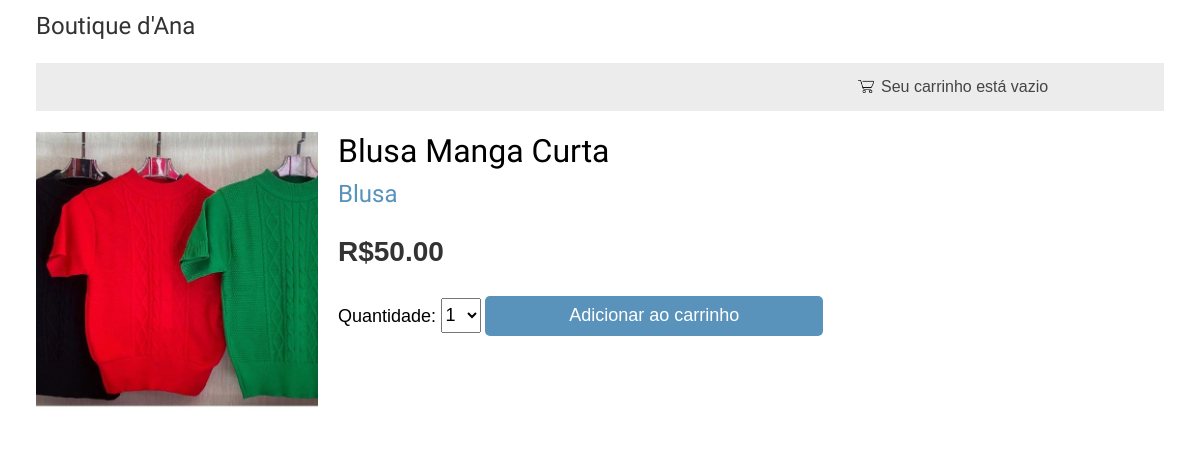
The page /17/blusa-manga-curta/ on the database its author committed.
### shop/models.py (models this page shows, shortened)
class Product(models.Model):
    category = models.ForeignKey(Category,
                                 related_name='products',
                                 on_delete=models.CASCADE)
    name = models.CharField(max_length=200)
    slug = models.SlugField(max_length=200)
    image = models.ImageField(upload_to='products/%Y/%m/%d',
                              blank=True)
    description = models.TextField(blank=True)
    price = models.DecimalField(max_digits=10,
                                decimal_places=2)
    available = models.BooleanField(default=True)
    created = models.DateTimeField(auto_now_add=True)
    updated = models.DateTimeField(auto_now=True)
    stock = models.IntegerField()
    class Meta:
        ordering = ['name']
        indexes = [
            models.Index(fields=['id', 'slug']),
            models.Index(fields=['name']),
            models.Index(fields=['-created']),
        ]

class Category(models.Model):
    name = models.CharField(max_length=200)
    slug = models.SlugField(max_length=200,
                            unique=True)
    class Meta:
        ordering = ['name']
        indexes = [
            models.Index(fields=['name']),
        ]
        verbose_name = 'category'
        verbose_name_plural = 'categories'
    def __str__(self):
        return self.name
    def get_absolute_url(self):
        return reverse('shop:product_list_by_category',
                       args=[self.slug])

### shop/views.py (the view)
# urls.py: path('<int:id>/<slug:slug>/', views.product_detail,
def product_detail(request, id, slug):
    product = get_object_or_404(Product,
                                id=id,
                                slug=slug,
                                available=True)
    cart_product_form = CartAddProductForm(max_quantity=product.stock)
    return render(request,
                  'shop/product/detail.html',
                  {'product': product,
                   'cart_product_form': cart_product_form})

### cart/forms.py
class CartAddProductForm(forms.Form):
    def __init__(self, *args, **kwargs):
        max_quantity = kwargs.pop('max_quantity', 9)  # default to 9 if max_quantity is not provided
        super().__init__(*args, **kwargs)
        self.fields['quantity'] = forms.TypedChoiceField(
            label='Quantidade',
            choices=[(i, str(i)) for i in range(1, max_quantity + 1)],
            coerce=int
        )
    override = forms.BooleanField(required=False,
                                  initial=False,
                                  widget=forms.HiddenInput)

### cart/cart.py (called while the page is built)
    def __len__(self):
        return sum(item['quantity'] for item in self.cart.values())

### cart/context_processors.py (called while the page is built)
def cart(request):
    return {'cart': Cart(request)}

### shop/templates/shop/product/detail.html (shortened to what this page needs)
{% extends "shop/base.html" %}
{% load static %}
{% block content %}
  <div class="product-detail">
    <img src="{% if product.image %}{{ product.image.url }}{% else %}
    {% static "img/no_image.png" %}{% endif %}">
    <h1>{{ product.name }}</h1>
    <h2>
      <a href="{{ product.category.get_absolute_url }}">
        {{ product.category }}
      </a>
    </h2>
    <p class="price">R${{ product.price }}</p>
    <form action="{% url "cart:cart_add" product.id %}" method="post">
      {{ cart_product_form }}
      <input type="submit" value="Adicionar ao carrinho">
    </form>
  </div>
{% endblock %}

### shop/static/css/base.css (style rules this page uses)
body { margin:0; padding: 3%; padding-top:1% ; overflow: visible; font-family:helvetica, sans-serif; }
h1, h2, h3, h4, h5 , h6 { font-family: 'Ubuntu', sans-serif; font-weight:normal; }
a { text-decoration:none; color:#5993bb; }
a.button, input[type="submit"] { color:#fff; background:#5993bb; border-radius:5px; font-size:14px; border:0; }
.product-detail { text-align:justify; }
.product-detail input[type="submit"] { width: 30%; height: 100%; font-size: large; }
.product-detail label[for="id_quantity"] { font-size: 18px; padding: 0px; }
.product-detail select[id="id_quantity"] { width: 40px; height: 35px; font-size: 18px; }
.product-detail form { height: 40px; }
.product-detail .price { color:#333; font-size:28px; font-weight:bold; }
.product-detail img { width:25%; float:left; padding:0 20px 20px 0; }
.product-detail h1 { margin-bottom:0; }
.product-detail h2 { margin-top:10px; }

### rows shown on the page
Product: image (picture), name "Blusa Manga Curta", category "Blusa", price "50.00"
